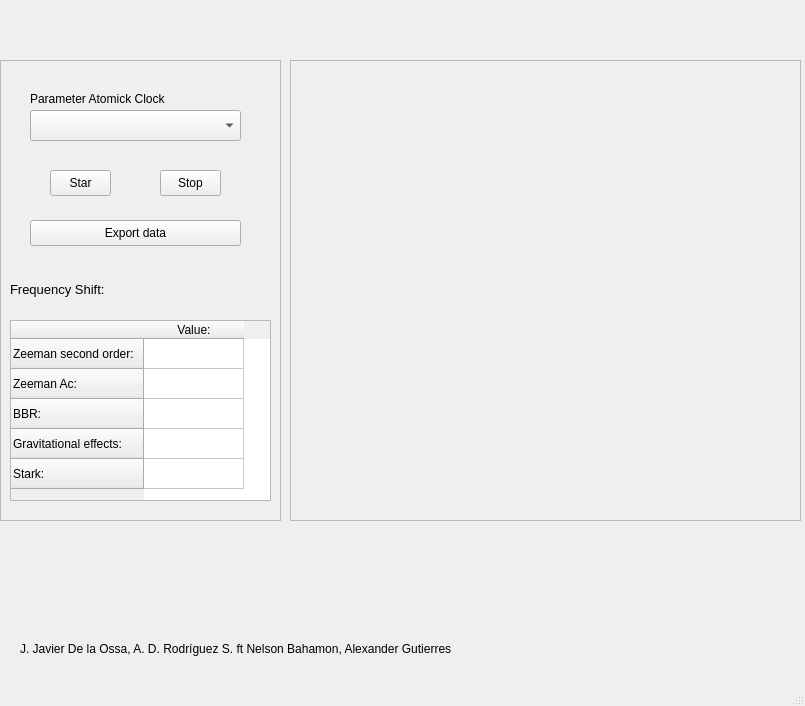
<?xml version="1.0" encoding="UTF-8"?>
<ui version="4.0">
 <class>Cesium_5071A</class>
 <widget class="QMainWindow" name="Cesium_5071A">
  <property name="geometry">
   <rect>
    <x>0</x>
    <y>0</y>
    <width>805</width>
    <height>706</height>
   </rect>
  </property>
  <property name="minimumSize">
   <size>
    <width>720</width>
    <height>480</height>
   </size>
  </property>
  <property name="maximumSize">
   <size>
    <width>1920</width>
    <height>1080</height>
   </size>
  </property>
  <property name="windowTitle">
   <string>MainWindow</string>
  </property>
  <widget class="QWidget" name="centralwidget">
   <widget class="QLabel" name="INM">
    <property name="geometry">
     <rect>
      <x>10</x>
      <y>530</y>
      <width>161</width>
      <height>121</height>
     </rect>
    </property>
    <property name="text">
     <string/>
    </property>
    <property name="pixmap">
     <pixmap resource="img/logo1.qrc">:/INM/INM.png</pixmap>
    </property>
    <property name="scaledContents">
     <bool>true</bool>
    </property>
   </widget>
   <widget class="QLabel" name="UA">
    <property name="geometry">
     <rect>
      <x>170</x>
      <y>550</y>
      <width>211</width>
      <height>81</height>
     </rect>
    </property>
    <property name="text">
     <string/>
    </property>
    <property name="pixmap">
     <pixmap resource="img/logo2.qrc">:/UA/UA.png</pixmap>
    </property>
    <property name="scaledContents">
     <bool>true</bool>
    </property>
   </widget>
   <widget class="QLabel" name="Fisica">
    <property name="geometry">
     <rect>
      <x>670</x>
      <y>540</y>
      <width>111</width>
      <height>101</height>
     </rect>
    </property>
    <property name="text">
     <string/>
    </property>
    <property name="pixmap">
     <pixmap resource="img/logo3.qrc">:/Fisica/Fisica.png</pixmap>
    </property>
    <property name="scaledContents">
     <bool>true</bool>
    </property>
   </widget>
   <widget class="QFrame" name="frame">
    <property name="geometry">
     <rect>
      <x>0</x>
      <y>60</y>
      <width>281</width>
      <height>461</height>
     </rect>
    </property>
    <property name="frameShape">
     <enum>QFrame::StyledPanel</enum>
    </property>
    <property name="frameShadow">
     <enum>QFrame::Raised</enum>
    </property>
    <widget class="QComboBox" name="comboBox">
     <property name="geometry">
      <rect>
       <x>30</x>
       <y>50</y>
       <width>211</width>
       <height>31</height>
      </rect>
     </property>
    </widget>
    <widget class="QPushButton" name="pushButton">
     <property name="geometry">
      <rect>
       <x>50</x>
       <y>110</y>
       <width>61</width>
       <height>26</height>
      </rect>
     </property>
     <property name="text">
      <string>Star</string>
     </property>
     <property name="icon">
      <iconset>
       <normaloff>img/play.png</normaloff>img/play.png</iconset>
     </property>
    </widget>
    <widget class="QPushButton" name="pushButton_2">
     <property name="geometry">
      <rect>
       <x>160</x>
       <y>110</y>
       <width>61</width>
       <height>26</height>
      </rect>
     </property>
     <property name="text">
      <string>Stop</string>
     </property>
     <property name="icon">
      <iconset>
       <normaloff>img/stop.png</normaloff>img/stop.png</iconset>
     </property>
    </widget>
    <widget class="QPushButton" name="pushButton_3">
     <property name="geometry">
      <rect>
       <x>30</x>
       <y>160</y>
       <width>211</width>
       <height>26</height>
      </rect>
     </property>
     <property name="text">
      <string>Export data</string>
     </property>
     <property name="icon">
      <iconset>
       <normaloff>img/export.png</normaloff>img/export.png</iconset>
     </property>
    </widget>
    <widget class="QLabel" name="label_3">
     <property name="geometry">
      <rect>
       <x>30</x>
       <y>30</y>
       <width>161</width>
       <height>18</height>
      </rect>
     </property>
     <property name="text">
      <string>Parameter Atomick Clock</string>
     </property>
    </widget>
    <widget class="QTableWidget" name="tableWidget">
     <property name="geometry">
      <rect>
       <x>10</x>
       <y>260</y>
       <width>261</width>
       <height>181</height>
      </rect>
     </property>
     <row>
      <property name="text">
       <string>Zeeman second order:</string>
      </property>
     </row>
     <row>
      <property name="text">
       <string>Zeeman Ac:</string>
      </property>
     </row>
     <row>
      <property name="text">
       <string>BBR:</string>
      </property>
     </row>
     <row>
      <property name="text">
       <string>Gravitational effects:</string>
      </property>
     </row>
     <row>
      <property name="text">
       <string>Stark:</string>
      </property>
     </row>
     <column>
      <property name="text">
       <string>Value:</string>
      </property>
     </column>
    </widget>
    <widget class="QLabel" name="label">
     <property name="geometry">
      <rect>
       <x>10</x>
       <y>220</y>
       <width>141</width>
       <height>18</height>
      </rect>
     </property>
     <property name="font">
      <font>
       <pointsize>10</pointsize>
       <weight>50</weight>
       <bold>false</bold>
      </font>
     </property>
     <property name="text">
      <string>Frequency Shift:</string>
     </property>
    </widget>
   </widget>
   <widget class="QFrame" name="frame_2">
    <property name="geometry">
     <rect>
      <x>290</x>
      <y>60</y>
      <width>511</width>
      <height>461</height>
     </rect>
    </property>
    <property name="frameShape">
     <enum>QFrame::StyledPanel</enum>
    </property>
    <property name="frameShadow">
     <enum>QFrame::Raised</enum>
    </property>
   </widget>
   <widget class="QLabel" name="label_2">
    <property name="geometry">
     <rect>
      <x>20</x>
      <y>640</y>
      <width>501</width>
      <height>18</height>
     </rect>
    </property>
    <property name="text">
     <string>J. Javier De la Ossa, A. D. Rodríguez S. ft Nelson Bahamon, Alexander Gutierres </string>
    </property>
   </widget>
  </widget>
  <widget class="QMenuBar" name="menubar">
   <property name="geometry">
    <rect>
     <x>0</x>
     <y>0</y>
     <width>805</width>
     <height>23</height>
    </rect>
   </property>
  </widget>
  <widget class="QStatusBar" name="statusbar"/>
 </widget>
 <resources>
  <include location="img/logo1.qrc"/>
  <include location="img/logo2.qrc"/>
  <include location="img/logo3.qrc"/>
 </resources>
 <connections/>
</ui>
